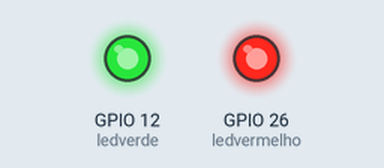
Simulated run of this sketch. Board: ESP32. Shown: output pins drawn as LEDs (lit = HIGH).

Above: at 0.1 s.
Timing chart, 0 to 1.6 s (numbered marks = the images above):
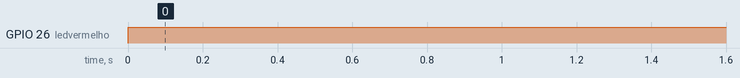

The sketch:

espservidor_01.ino
```cpp
#include <WiFi.h>

#define ledvermelho 26
#define ledverde 12


void setup()
{


pinMode(ledvermelho, OUTPUT);
pinMode(ledverde, OUTPUT);


}

void loop()
{
digitalWrite(ledverde,1);
digitalWrite(ledvermelho,1);
}
```

Measured:
- by itself, GPIO 26 (ledvermelho): LOW → HIGH at 0.00 s
